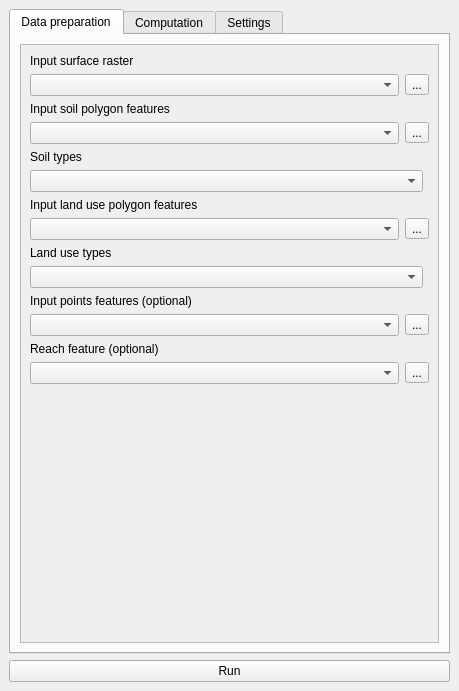
<?xml version="1.0" encoding="UTF-8"?>
<ui version="4.0">
 <class>Smoderp2DDockWidgetBase</class>
 <widget class="QDockWidget" name="Smoderp2DDockWidgetBase">
  <property name="geometry">
   <rect>
    <x>0</x>
    <y>0</y>
    <width>459</width>
    <height>691</height>
   </rect>
  </property>
  <property name="windowTitle">
   <string>SMODERP2D</string>
  </property>
  <widget class="QWidget" name="dockWidgetContents">
   <layout class="QGridLayout" name="gridLayout_3">
    <item row="0" column="0">
     <widget class="QTabWidget" name="tabWidget">
      <property name="currentIndex">
       <number>0</number>
      </property>
      <widget class="QWidget" name="data_prep">
       <property name="accessibleName">
        <string/>
       </property>
       <attribute name="title">
        <string>Data preparation</string>
       </attribute>
       <layout class="QGridLayout" name="gridLayout_11">
        <item row="0" column="0">
         <widget class="QScrollArea" name="scrollArea_2">
          <property name="widgetResizable">
           <bool>true</bool>
          </property>
          <widget class="QWidget" name="scrollAreaWidgetContents_3">
           <property name="geometry">
            <rect>
             <x>0</x>
             <y>0</y>
             <width>415</width>
             <height>576</height>
            </rect>
           </property>
           <layout class="QGridLayout" name="gridLayout_8">
            <item row="10" column="0" colspan="2">
             <widget class="QLabel" name="label_9">
              <property name="text">
               <string>Input points features (optional)</string>
              </property>
             </widget>
            </item>
            <item row="11" column="0" colspan="2">
             <layout class="QGridLayout" name="gridLayout_6">
              <item row="0" column="1">
               <widget class="QToolButton" name="points_toolButton">
                <property name="text">
                 <string>...</string>
                </property>
               </widget>
              </item>
              <item row="0" column="0">
               <widget class="QgsMapLayerComboBox" name="points_comboBox">
                <property name="allowEmptyLayer">
                 <bool>true</bool>
                </property>
               </widget>
              </item>
             </layout>
            </item>
            <item row="6" column="0" colspan="2">
             <widget class="QLabel" name="label_4">
              <property name="text">
               <string>Input land use polygon features</string>
              </property>
             </widget>
            </item>
            <item row="12" column="0" colspan="2">
             <widget class="QLabel" name="label_13">
              <property name="text">
               <string>Reach feature (optional)</string>
              </property>
             </widget>
            </item>
            <item row="1" column="0" colspan="2">
             <layout class="QGridLayout" name="gridLayout">
              <item row="0" column="0">
               <widget class="QgsMapLayerComboBox" name="elevation_comboBox"/>
              </item>
              <item row="0" column="1">
               <widget class="QToolButton" name="elevation_toolButton">
                <property name="text">
                 <string>...</string>
                </property>
               </widget>
              </item>
             </layout>
            </item>
            <item row="9" column="0">
             <widget class="QgsFieldComboBox" name="vegetation_type_comboBox"/>
            </item>
            <item row="5" column="0">
             <widget class="QgsFieldComboBox" name="soil_type_comboBox"/>
            </item>
            <item row="3" column="0" colspan="2">
             <layout class="QGridLayout" name="gridLayout_2">
              <item row="0" column="1">
               <widget class="QToolButton" name="soil_toolButton">
                <property name="text">
                 <string>...</string>
                </property>
               </widget>
              </item>
              <item row="0" column="0">
               <widget class="QgsMapLayerComboBox" name="soil_comboBox"/>
              </item>
             </layout>
            </item>
            <item row="8" column="0">
             <widget class="QLabel" name="label_6">
              <property name="text">
               <string>Land use types</string>
              </property>
             </widget>
            </item>
            <item row="14" column="0" colspan="2">
             <layout class="QGridLayout" name="gridLayout_9">
              <item row="0" column="1">
               <widget class="QToolButton" name="stream_toolButton">
                <property name="text">
                 <string>...</string>
                </property>
               </widget>
              </item>
              <item row="0" column="0">
               <widget class="QgsMapLayerComboBox" name="stream_comboBox">
                <property name="allowEmptyLayer">
                 <bool>true</bool>
                </property>
               </widget>
              </item>
             </layout>
            </item>
            <item row="7" column="0" colspan="2">
             <layout class="QGridLayout" name="gridLayout_5">
              <item row="0" column="1">
               <widget class="QToolButton" name="vegetation_toolButton">
                <property name="text">
                 <string>...</string>
                </property>
               </widget>
              </item>
              <item row="0" column="0">
               <widget class="QgsMapLayerComboBox" name="vegetation_comboBox"/>
              </item>
             </layout>
            </item>
            <item row="2" column="0" colspan="2">
             <widget class="QLabel" name="label_2">
              <property name="text">
               <string>Input soil polygon features</string>
              </property>
             </widget>
            </item>
            <item row="4" column="0">
             <widget class="QLabel" name="label_3">
              <property name="text">
               <string>Soil types</string>
              </property>
             </widget>
            </item>
            <item row="16" column="0">
             <spacer name="horizontalSpacer">
              <property name="orientation">
               <enum>Qt::Horizontal</enum>
              </property>
              <property name="sizeHint" stdset="0">
               <size>
                <width>313</width>
                <height>20</height>
               </size>
              </property>
             </spacer>
            </item>
            <item row="17" column="0">
             <spacer name="verticalSpacer_3">
              <property name="orientation">
               <enum>Qt::Vertical</enum>
              </property>
              <property name="sizeHint" stdset="0">
               <size>
                <width>20</width>
                <height>40</height>
               </size>
              </property>
             </spacer>
            </item>
            <item row="0" column="0" colspan="2">
             <widget class="QLabel" name="label">
              <property name="text">
               <string>Input surface raster</string>
              </property>
             </widget>
            </item>
           </layout>
          </widget>
         </widget>
        </item>
       </layout>
      </widget>
      <widget class="QWidget" name="computation">
       <attribute name="title">
        <string>Computation</string>
       </attribute>
       <layout class="QGridLayout" name="gridLayout_15">
        <item row="5" column="0">
         <widget class="QSpinBox" name="end_time_lineEdit">
          <property name="maximum">
           <number>99</number>
          </property>
          <property name="value">
           <number>30</number>
          </property>
         </widget>
        </item>
        <item row="2" column="0">
         <widget class="QLabel" name="label_7">
          <property name="text">
           <string>Rainfall file</string>
          </property>
         </widget>
        </item>
        <item row="1" column="0">
         <layout class="QGridLayout" name="gridLayout_12">
          <item row="0" column="1">
           <widget class="QToolButton" name="pickle_toolButton">
            <property name="text">
             <string>...</string>
            </property>
           </widget>
          </item>
          <item row="0" column="0">
           <widget class="QLineEdit" name="pickle_lineEdit"/>
          </item>
         </layout>
        </item>
        <item row="4" column="0">
         <widget class="QLabel" name="label_24">
          <property name="text">
           <string>Total running time [min]</string>
          </property>
         </widget>
        </item>
        <item row="0" column="0">
         <widget class="QLabel" name="label_16">
          <property name="text">
           <string>Input pickle</string>
          </property>
         </widget>
        </item>
        <item row="3" column="0">
         <layout class="QGridLayout" name="gridLayout_10">
          <item row="0" column="1">
           <widget class="QToolButton" name="rainfall_toolButton">
            <property name="text">
             <string>...</string>
            </property>
           </widget>
          </item>
          <item row="0" column="0">
           <widget class="QLineEdit" name="rainfall_lineEdit"/>
          </item>
         </layout>
        </item>
        <item row="6" column="1">
         <spacer name="verticalSpacer">
          <property name="orientation">
           <enum>Qt::Vertical</enum>
          </property>
          <property name="sizeHint" stdset="0">
           <size>
            <width>20</width>
            <height>40</height>
           </size>
          </property>
         </spacer>
        </item>
       </layout>
      </widget>
      <widget class="QWidget" name="settings">
       <attribute name="title">
        <string>Settings</string>
       </attribute>
       <layout class="QGridLayout" name="gridLayout_4">
        <item row="5" column="0">
         <widget class="QgsFieldComboBox" name="table_soil_vegetation_code_comboBox"/>
        </item>
        <item row="7" column="0">
         <layout class="QGridLayout" name="gridLayout_14">
          <item row="0" column="1">
           <widget class="QToolButton" name="table_stream_shape_toolButton">
            <property name="text">
             <string>...</string>
            </property>
           </widget>
          </item>
          <item row="0" column="0">
           <widget class="QgsMapLayerComboBox" name="table_stream_shape_comboBox">
            <property name="allowEmptyLayer">
             <bool>true</bool>
            </property>
           </widget>
          </item>
         </layout>
        </item>
        <item row="10" column="0">
         <widget class="QLabel" name="label_11">
          <property name="text">
           <string>Main output folder</string>
          </property>
         </widget>
        </item>
        <item row="11" column="0">
         <layout class="QGridLayout" name="gridLayout_16">
          <item row="0" column="0">
           <widget class="QLineEdit" name="main_output_lineEdit"/>
          </item>
          <item row="0" column="1">
           <widget class="QToolButton" name="main_output_toolButton">
            <property name="text">
             <string>...</string>
            </property>
           </widget>
          </item>
         </layout>
        </item>
        <item row="12" column="1">
         <spacer name="verticalSpacer_2">
          <property name="orientation">
           <enum>Qt::Vertical</enum>
          </property>
          <property name="sizeHint" stdset="0">
           <size>
            <width>20</width>
            <height>40</height>
           </size>
          </property>
         </spacer>
        </item>
        <item row="0" column="0">
         <widget class="QLabel" name="label_22">
          <property name="text">
           <string>Max time step [sec]</string>
          </property>
         </widget>
        </item>
        <item row="2" column="0">
         <widget class="QLabel" name="label_17">
          <property name="text">
           <string>Table of soil and land use information</string>
          </property>
         </widget>
        </item>
        <item row="3" column="0">
         <layout class="QGridLayout" name="gridLayout_13">
          <item row="0" column="2">
           <widget class="QToolButton" name="table_soil_vegetation_toolButton">
            <property name="text">
             <string>...</string>
            </property>
           </widget>
          </item>
          <item row="0" column="1">
           <widget class="QgsMapLayerComboBox" name="table_soil_vegetation_comboBox"/>
          </item>
         </layout>
        </item>
        <item row="4" column="0">
         <widget class="QLabel" name="label_21">
          <property name="text">
           <string>Soil land use code</string>
          </property>
         </widget>
        </item>
        <item row="6" column="0">
         <widget class="QLabel" name="label_19">
          <property name="text">
           <string>Reach shapes table (optinal)</string>
          </property>
         </widget>
        </item>
        <item row="9" column="0">
         <widget class="QgsFieldComboBox" name="table_stream_shape_code_comboBox"/>
        </item>
        <item row="8" column="0">
         <widget class="QLabel" name="label_23">
          <property name="text">
           <string>Reach shape table code (optional)</string>
          </property>
         </widget>
        </item>
        <item row="1" column="0">
         <widget class="QSpinBox" name="maxdt_lineEdit">
          <property name="value">
           <number>5</number>
          </property>
         </widget>
        </item>
       </layout>
      </widget>
     </widget>
    </item>
    <item row="1" column="0">
     <widget class="QPushButton" name="run_dataprep">
      <property name="text">
       <string>Run</string>
      </property>
     </widget>
    </item>
   </layout>
  </widget>
 </widget>
 <customwidgets>
  <customwidget>
   <class>QgsFieldComboBox</class>
   <extends>QComboBox</extends>
   <header>qgsfieldcombobox.h</header>
  </customwidget>
  <customwidget>
   <class>QgsMapLayerComboBox</class>
   <extends>QComboBox</extends>
   <header>qgsmaplayercombobox.h</header>
  </customwidget>
 </customwidgets>
 <resources/>
 <connections/>
</ui>
